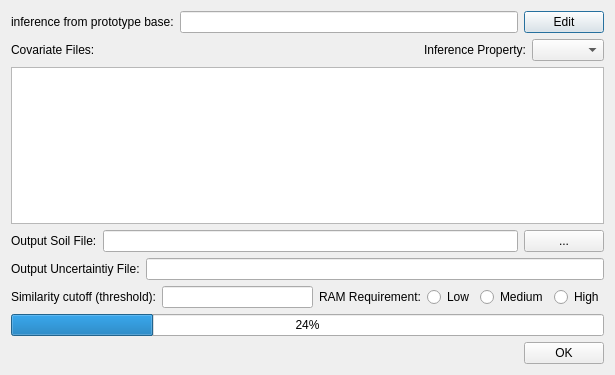
<?xml version="1.0" encoding="UTF-8"?>
<ui version="4.0">
 <class>inference</class>
 <widget class="QDialog" name="inference">
  <property name="geometry">
   <rect>
    <x>0</x>
    <y>0</y>
    <width>615</width>
    <height>375</height>
   </rect>
  </property>
  <property name="windowTitle">
   <string>Inference</string>
  </property>
  <layout class="QVBoxLayout" name="verticalLayout">
   <item>
    <layout class="QHBoxLayout" name="horizontalLayout_6">
     <item>
      <widget class="QLabel" name="label">
       <property name="text">
        <string>inference from prototype base:</string>
       </property>
      </widget>
     </item>
     <item>
      <widget class="QLineEdit" name="prototypeBaseName_lineEdit"/>
     </item>
     <item>
      <widget class="QPushButton" name="editPrototypeBase_btn">
       <property name="text">
        <string>Edit</string>
       </property>
      </widget>
     </item>
    </layout>
   </item>
   <item>
    <layout class="QHBoxLayout" name="horizontalLayout_7">
     <item>
      <widget class="QLabel" name="label_3">
       <property name="text">
        <string>Covariate Files:</string>
       </property>
      </widget>
     </item>
     <item>
      <spacer name="horizontalSpacer">
       <property name="orientation">
        <enum>Qt::Horizontal</enum>
       </property>
       <property name="sizeType">
        <enum>QSizePolicy::Expanding</enum>
       </property>
       <property name="sizeHint" stdset="0">
        <size>
         <width>40</width>
         <height>20</height>
        </size>
       </property>
      </spacer>
     </item>
     <item>
      <layout class="QHBoxLayout" name="horizontalLayout_5">
       <item>
        <widget class="QLabel" name="label_2">
         <property name="text">
          <string>Inference Property:</string>
         </property>
        </widget>
       </item>
       <item>
        <widget class="QComboBox" name="InferedProperty_comboBox"/>
       </item>
      </layout>
     </item>
    </layout>
   </item>
   <item>
    <widget class="QTableWidget" name="CovariateFiles_tableWidget"/>
   </item>
   <item>
    <layout class="QHBoxLayout" name="horizontalLayout_4">
     <item>
      <widget class="QLabel" name="label_5">
       <property name="text">
        <string>Output Soil File:</string>
       </property>
      </widget>
     </item>
     <item>
      <widget class="QLineEdit" name="OutputSoilFile_lineEdit"/>
     </item>
     <item>
      <widget class="QPushButton" name="SoilFileCreate_btn">
       <property name="text">
        <string>...</string>
       </property>
      </widget>
     </item>
    </layout>
   </item>
   <item>
    <layout class="QHBoxLayout" name="horizontalLayout_3">
     <item>
      <widget class="QLabel" name="label_6">
       <property name="text">
        <string>Output Uncertaintiy File:</string>
       </property>
      </widget>
     </item>
     <item>
      <widget class="QLineEdit" name="OutputUncerFile_lineEdit"/>
     </item>
    </layout>
   </item>
   <item>
    <layout class="QHBoxLayout" name="horizontalLayout_9">
     <item>
      <layout class="QHBoxLayout" name="horizontalLayout_2">
       <item>
        <widget class="QLabel" name="label_8">
         <property name="text">
          <string>Similarity cutoff (threshold):</string>
         </property>
        </widget>
       </item>
       <item>
        <widget class="QLineEdit" name="Threshold_lineEdit"/>
       </item>
      </layout>
     </item>
     <item>
      <layout class="QHBoxLayout" name="horizontalLayout">
       <item>
        <widget class="QLabel" name="label_4">
         <property name="text">
          <string>RAM Requirement:</string>
         </property>
        </widget>
       </item>
       <item>
        <widget class="QRadioButton" name="RAMEfficient_low_rbtn">
         <property name="text">
          <string>Low</string>
         </property>
        </widget>
       </item>
       <item>
        <widget class="QRadioButton" name="RAMEfficient_medium_rbtn">
         <property name="text">
          <string>Medium</string>
         </property>
        </widget>
       </item>
       <item>
        <widget class="QRadioButton" name="RAMEfficient_high_rbtn">
         <property name="text">
          <string>High</string>
         </property>
        </widget>
       </item>
      </layout>
     </item>
    </layout>
   </item>
   <item>
    <widget class="QProgressBar" name="progressBar">
     <property name="value">
      <number>24</number>
     </property>
    </widget>
   </item>
   <item>
    <layout class="QHBoxLayout" name="horizontalLayout_8">
     <item>
      <spacer name="horizontalSpacer_2">
       <property name="orientation">
        <enum>Qt::Horizontal</enum>
       </property>
       <property name="sizeHint" stdset="0">
        <size>
         <width>40</width>
         <height>20</height>
        </size>
       </property>
      </spacer>
     </item>
     <item>
      <widget class="QPushButton" name="Inference_OK_btn">
       <property name="text">
        <string>OK</string>
       </property>
      </widget>
     </item>
    </layout>
   </item>
  </layout>
 </widget>
 <resources/>
 <connections/>
</ui>
